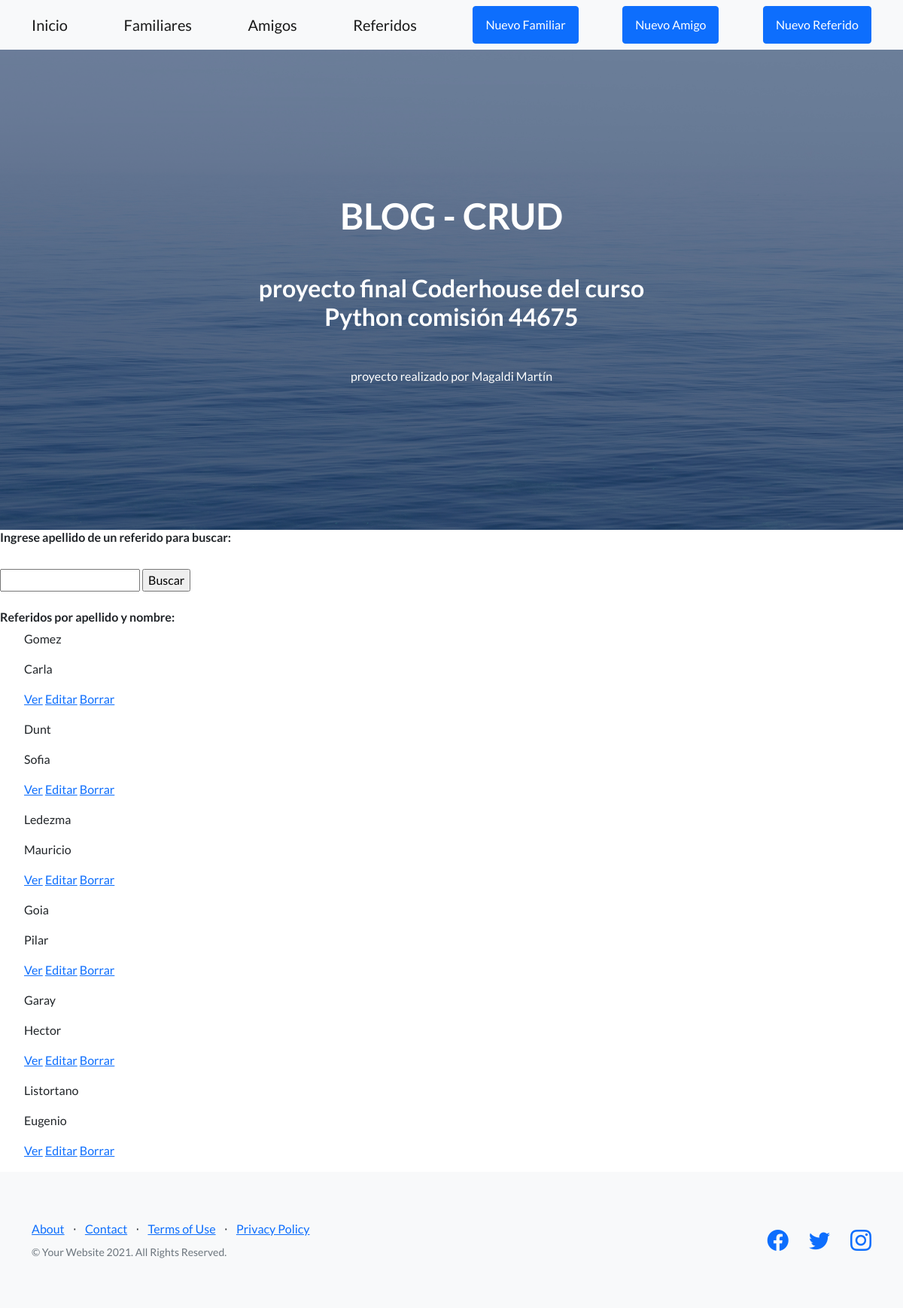
The app's page /Blog/Referidos/ with its own data.
### Blog/models.py (models this page shows)
class Referidos(models.Model):
    nombre=models.CharField(max_length=40)
    apellido=models.CharField(max_length=40)
    email=models.EmailField()
    dni=models.IntegerField()

### Blog/views.py (the view)
# urls.py: path("Referidos/", views.ReferidosList.as_view(),name='Referidos'),
class ReferidosList(ListView):
    model = Referidos
    template = 'Blog/referidos_list.html'

### Blog/templates/Blog/referidos_list.html
{% extends "Blog/padre.html" %}
{% load static %}
{% block contenidoQueCambia %}
<h6>Ingrese apellido de un referido para buscar:</h6>
<br>
<form action="/Blog/otrabusqueda_2/"    method="get">{% csrf_token %}
    <input type="text" name="apellido" id="apellido">
    <input type="submit", value="Buscar">
</form>
<br>
<h6>Referidos por apellido y nombre:</h6>
    <ul>
        {%for Referidos in object_list%}
            <p>{{Referidos.apellido}}</p>
            <p>{{Referidos.nombre}}</p>
            <p>
                <a href="{% url 'Detail3' Referidos.id %}">Ver</a>
                <a href="{% url 'Edit3' Referidos.id %}">Editar</a>
                <a href="{% url 'Delete3' Referidos.id %}">Borrar</a>
            </p>
        {%endfor%}
    </ul>
{% endblock %}

### records on screen
Referidos: apellido "Gomez", nombre "Carla"
Referidos: apellido "Dunt", nombre "Sofia"
Referidos: apellido "Ledezma", nombre "Mauricio"
Referidos: apellido "Goia", nombre "Pilar"
Referidos: apellido "Garay", nombre "Hector"
Referidos: apellido "Listortano", nombre "Eugenio"
